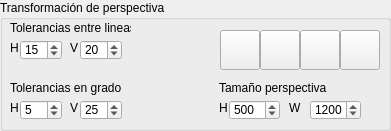
   <widget class="QGroupBox" name="tp_group">
    <property name="geometry">
     <rect>
      <x>10</x>
      <y>550</y>
      <width>391</width>
      <height>131</height>
     </rect>
    </property>
    <property name="title">
     <string>Transformación de perspectiva</string>
    </property>
    <widget class="QPushButton" name="tp_btn_clear">
     <property name="geometry">
      <rect>
       <x>300</x>
       <y>30</y>
       <width>40</width>
       <height>40</height>
      </rect>
     </property>
     <property name="minimumSize">
      <size>
       <width>40</width>
       <height>40</height>
      </size>
     </property>
     <property name="maximumSize">
      <size>
       <width>40</width>
       <height>40</height>
      </size>
     </property>
     <property name="toolTip">
      <string>&lt;html&gt;&lt;head/&gt;&lt;body&gt;&lt;p&gt;Limpiar&lt;/p&gt;&lt;/body&gt;&lt;/html&gt;</string>
     </property>
     <property name="text">
      <string/>
     </property>
     <property name="icon">
      <iconset>
       <normaloff>../icons/limpiar.png</normaloff>../icons/limpiar.png</iconset>
     </property>
     <property name="iconSize">
      <size>
       <width>32</width>
       <height>32</height>
      </size>
     </property>
    </widget>
    <widget class="QPushButton" name="tp_btn_start">
     <property name="geometry">
      <rect>
       <x>220</x>
       <y>30</y>
       <width>40</width>
       <height>40</height>
      </rect>
     </property>
     <property name="minimumSize">
      <size>
       <width>40</width>
       <height>40</height>
      </size>
     </property>
     <property name="maximumSize">
      <size>
       <width>40</width>
       <height>40</height>
      </size>
     </property>
     <property name="toolTip">
      <string>&lt;html&gt;&lt;head/&gt;&lt;body&gt;&lt;p&gt;Dibujar coordenadas&lt;/p&gt;&lt;/body&gt;&lt;/html&gt;</string>
     </property>
     <property name="styleSheet">
      <string notr="true">border-color: rgb(255, 85, 0);</string>
     </property>
     <property name="text">
      <string/>
     </property>
     <property name="icon">
      <iconset>
       <normaloff>../icons/iniciar.png</normaloff>../icons/iniciar.png</iconset>
     </property>
     <property name="iconSize">
      <size>
       <width>36</width>
       <height>36</height>
      </size>
     </property>
    </widget>
    <widget class="QPushButton" name="tp_btn_view">
     <property name="geometry">
      <rect>
       <x>260</x>
       <y>30</y>
       <width>40</width>
       <height>40</height>
      </rect>
     </property>
     <property name="minimumSize">
      <size>
       <width>40</width>
       <height>40</height>
      </size>
     </property>
     <property name="maximumSize">
      <size>
       <width>40</width>
       <height>40</height>
      </size>
     </property>
     <property name="toolTip">
      <string>&lt;html&gt;&lt;head/&gt;&lt;body&gt;&lt;p&gt;Ver imagen&lt;/p&gt;&lt;/body&gt;&lt;/html&gt;</string>
     </property>
     <property name="text">
      <string/>
     </property>
     <property name="icon">
      <iconset>
       <normaloff>../icons/ver.png</normaloff>../icons/ver.png</iconset>
     </property>
     <property name="iconSize">
      <size>
       <width>32</width>
       <height>32</height>
      </size>
     </property>
    </widget>
    <widget class="QPushButton" name="tp_btn_delete">
     <property name="geometry">
      <rect>
       <x>340</x>
       <y>30</y>
       <width>40</width>
       <height>40</height>
      </rect>
     </property>
     <property name="minimumSize">
      <size>
       <width>40</width>
       <height>40</height>
      </size>
     </property>
     <property name="maximumSize">
      <size>
       <width>40</width>
       <height>40</height>
      </size>
     </property>
     <property name="toolTip">
      <string>&lt;html&gt;&lt;head/&gt;&lt;body&gt;&lt;p&gt;Limpiar&lt;/p&gt;&lt;/body&gt;&lt;/html&gt;</string>
     </property>
     <property name="text">
      <string/>
     </property>
     <property name="icon">
      <iconset>
       <normaloff>../icons/eliminar.png</normaloff>../icons/eliminar.png</iconset>
     </property>
     <property name="iconSize">
      <size>
       <width>32</width>
       <height>32</height>
      </size>
     </property>
    </widget>
    <widget class="QSpinBox" name="tp_sb_v_lines">
     <property name="geometry">
      <rect>
       <x>80</x>
       <y>40</y>
       <width>42</width>
       <height>20</height>
      </rect>
     </property>
     <property name="minimum">
      <number>1</number>
     </property>
     <property name="maximum">
      <number>40</number>
     </property>
     <property name="value">
      <number>20</number>
     </property>
    </widget>
    <widget class="QSpinBox" name="tp_sb_h_lines">
     <property name="geometry">
      <rect>
       <x>20</x>
       <y>40</y>
       <width>42</width>
       <height>20</height>
      </rect>
     </property>
     <property name="minimum">
      <number>1</number>
     </property>
     <property name="maximum">
      <number>40</number>
     </property>
     <property name="value">
      <number>15</number>
     </property>
    </widget>
    <widget class="QLabel" name="tp_lbl_h_lines">
     <property name="geometry">
      <rect>
       <x>10</x>
       <y>40</y>
       <width>31</width>
       <height>16</height>
      </rect>
     </property>
     <property name="text">
      <string>H</string>
     </property>
    </widget>
    <widget class="QLabel" name="tp_lbl_v_lines">
     <property name="geometry">
      <rect>
       <x>70</x>
       <y>40</y>
       <width>31</width>
       <height>16</height>
      </rect>
     </property>
     <property name="text">
      <string>V</string>
     </property>
    </widget>
    <widget class="QLabel" name="tp_lbl_lines">
     <property name="geometry">
      <rect>
       <x>10</x>
       <y>20</y>
       <width>121</width>
       <height>16</height>
      </rect>
     </property>
     <property name="text">
      <string>Tolerancias entre lineas</string>
     </property>
    </widget>
    <widget class="QSpinBox" name="tp_sb_h_degrees">
     <property name="geometry">
      <rect>
       <x>20</x>
       <y>100</y>
       <width>42</width>
       <height>20</height>
      </rect>
     </property>
     <property name="minimum">
      <number>1</number>
     </property>
     <property name="maximum">
      <number>45</number>
     </property>
     <property name="value">
      <number>5</number>
     </property>
    </widget>
    <widget class="QLabel" name="tp_lbl_v_degrees">
     <property name="geometry">
      <rect>
       <x>70</x>
       <y>100</y>
       <width>31</width>
       <height>16</height>
      </rect>
     </property>
     <property name="text">
      <string>V</string>
     </property>
    </widget>
    <widget class="QLabel" name="tp_lbl_degrees">
     <property name="geometry">
      <rect>
       <x>10</x>
       <y>80</y>
       <width>111</width>
       <height>16</height>
      </rect>
     </property>
     <property name="text">
      <string>Tolerancias en grados</string>
     </property>
    </widget>
    <widget class="QSpinBox" name="tp_sb_v_degrees">
     <property name="geometry">
      <rect>
       <x>80</x>
       <y>100</y>
       <width>42</width>
       <height>20</height>
      </rect>
     </property>
     <property name="minimum">
      <number>1</number>
     </property>
     <property name="maximum">
      <number>45</number>
     </property>
     <property name="value">
      <number>25</number>
     </property>
    </widget>
    <widget class="QLabel" name="tp_lbl_h_degrees">
     <property name="geometry">
      <rect>
       <x>10</x>
       <y>100</y>
       <width>31</width>
       <height>16</height>
      </rect>
     </property>
     <property name="text">
      <string>H</string>
     </property>
    </widget>
    <widget class="QSpinBox" name="tp_sb_w_size">
     <property name="geometry">
      <rect>
       <x>310</x>
       <y>100</y>
       <width>51</width>
       <height>20</height>
      </rect>
     </property>
     <property name="minimum">
      <number>100</number>
     </property>
     <property name="maximum">
      <number>1920</number>
     </property>
     <property name="value">
      <number>1200</number>
     </property>
    </widget>
    <widget class="QSpinBox" name="tp_sb_h_size">
     <property name="geometry">
      <rect>
       <x>229</x>
       <y>100</y>
       <width>51</width>
       <height>20</height>
      </rect>
     </property>
     <property name="minimum">
      <number>100</number>
     </property>
     <property name="maximum">
      <number>1080</number>
     </property>
     <property name="value">
      <number>500</number>
     </property>
    </widget>
    <widget class="QLabel" name="tp_lbl_size">
     <property name="geometry">
      <rect>
       <x>219</x>
       <y>80</y>
       <width>111</width>
       <height>16</height>
      </rect>
     </property>
     <property name="text">
      <string>Tamaño perspectiva</string>
     </property>
    </widget>
    <widget class="QLabel" name="tp_lbl_w_size">
     <property name="geometry">
      <rect>
       <x>289</x>
       <y>100</y>
       <width>31</width>
       <height>16</height>
      </rect>
     </property>
     <property name="text">
      <string>W</string>
     </property>
    </widget>
    <widget class="QLabel" name="tp_lbl_h_size">
     <property name="geometry">
      <rect>
       <x>219</x>
       <y>100</y>
       <width>31</width>
       <height>16</height>
      </rect>
     </property>
     <property name="text">
      <string>H</string>
     </property>
    </widget>
   </widget>
